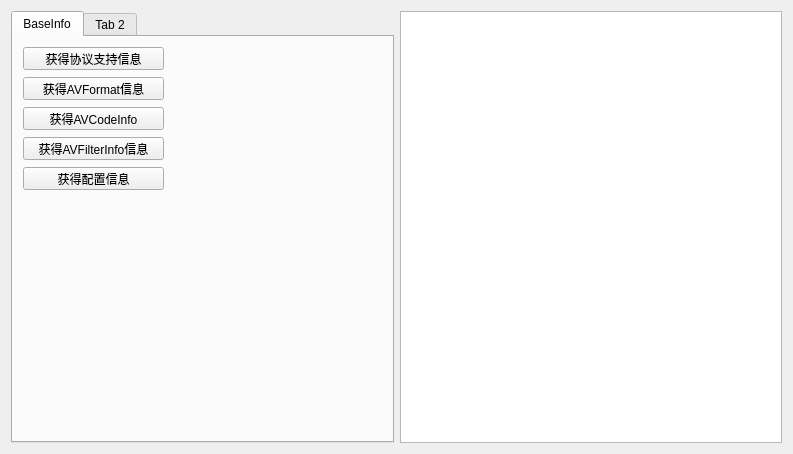
<?xml version="1.0" encoding="UTF-8"?>
<ui version="4.0">
 <class>MediaPlayerFFMepegClass</class>
 <widget class="QMainWindow" name="MediaPlayerFFMepegClass">
  <property name="geometry">
   <rect>
    <x>0</x>
    <y>0</y>
    <width>793</width>
    <height>454</height>
   </rect>
  </property>
  <property name="windowTitle">
   <string>MediaPlayerFFMepeg</string>
  </property>
  <widget class="QWidget" name="centralWidget">
   <layout class="QHBoxLayout" name="horizontalLayout">
    <item>
     <widget class="QTabWidget" name="tabWidget">
      <property name="currentIndex">
       <number>0</number>
      </property>
      <widget class="QWidget" name="tab">
       <attribute name="title">
        <string>BaseInfo</string>
       </attribute>
       <widget class="QPushButton" name="btn_getProtocol">
        <property name="geometry">
         <rect>
          <x>10</x>
          <y>10</y>
          <width>141</width>
          <height>23</height>
         </rect>
        </property>
        <property name="text">
         <string>获得协议支持信息</string>
        </property>
       </widget>
       <widget class="QPushButton" name="btn_getAVFormat">
        <property name="geometry">
         <rect>
          <x>10</x>
          <y>40</y>
          <width>141</width>
          <height>23</height>
         </rect>
        </property>
        <property name="text">
         <string>获得AVFormat信息</string>
        </property>
       </widget>
       <widget class="QPushButton" name="btn_getAVCodeInfo">
        <property name="geometry">
         <rect>
          <x>10</x>
          <y>70</y>
          <width>141</width>
          <height>23</height>
         </rect>
        </property>
        <property name="text">
         <string>获得AVCodeInfo</string>
        </property>
       </widget>
       <widget class="QPushButton" name="btn_getAVFilterInfo">
        <property name="geometry">
         <rect>
          <x>10</x>
          <y>100</y>
          <width>141</width>
          <height>23</height>
         </rect>
        </property>
        <property name="text">
         <string>获得AVFilterInfo信息</string>
        </property>
       </widget>
       <widget class="QPushButton" name="btn_getConfiguration">
        <property name="geometry">
         <rect>
          <x>10</x>
          <y>130</y>
          <width>141</width>
          <height>23</height>
         </rect>
        </property>
        <property name="text">
         <string>获得配置信息</string>
        </property>
       </widget>
      </widget>
      <widget class="QWidget" name="tab_2">
       <attribute name="title">
        <string>Tab 2</string>
       </attribute>
      </widget>
     </widget>
    </item>
    <item>
     <widget class="QPlainTextEdit" name="plainTextEdit"/>
    </item>
   </layout>
  </widget>
 </widget>
 <layoutdefault spacing="6" margin="11"/>
 <resources>
  <include location="MediaPlayerFFMepeg.qrc"/>
 </resources>
 <connections/>
</ui>
